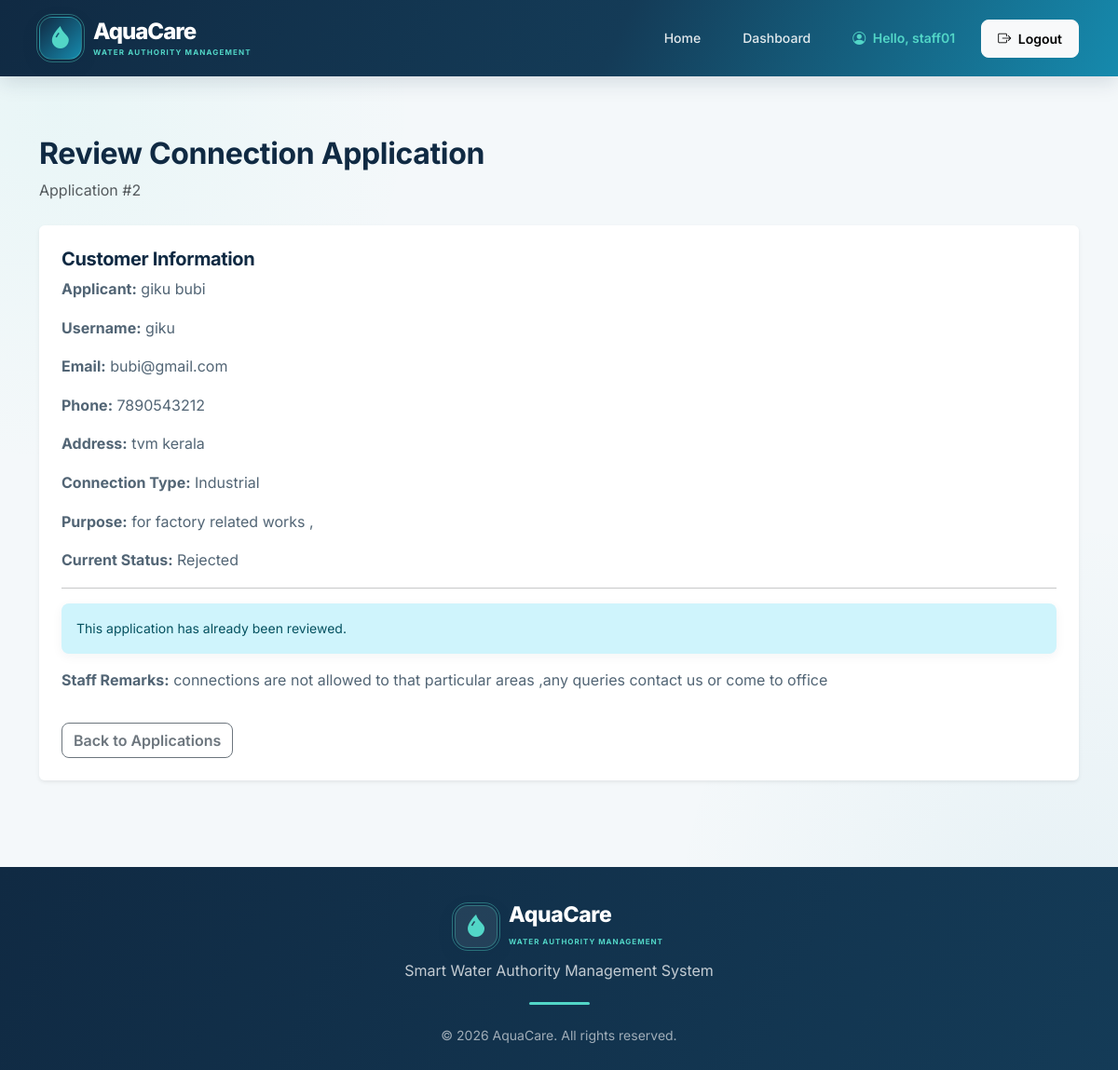
/staff/connections/2/review/ (signed in), run on the app's committed database.
### accounts/models.py (models this page shows, shortened)
class CustomUser(AbstractUser):
    class Role(models.TextChoices):
        CUSTOMER = 'CUSTOMER', 'Customer'
        STAFF = 'STAFF', 'Water Authority Staff'
        MANAGER = 'MANAGER', 'Department Manager'
    role = models.CharField(
        max_length=20,
        choices=Role.choices,
        default=Role.CUSTOMER
    )
    phone_number = models.CharField(
        max_length=15,
        blank=True,
        null=True
    )
    address = models.TextField(
        blank=True,
        null=True
    )

### customers/models.py (models this page shows, shortened)
class WaterConnection(models.Model):
    class ConnectionType(models.TextChoices):
        DOMESTIC = 'DOMESTIC', 'Domestic'
        COMMERCIAL = 'COMMERCIAL', 'Commercial'
        INDUSTRIAL = 'INDUSTRIAL', 'Industrial'
    class Status(models.TextChoices):
        PENDING = 'PENDING', 'Pending'
        APPROVED = 'APPROVED', 'Approved'
        REJECTED = 'REJECTED', 'Rejected'
    customer = models.ForeignKey(
        settings.AUTH_USER_MODEL,
        on_delete=models.CASCADE,
        related_name='water_connections'
    )
    connection_number = models.CharField(
        max_length=30,
        unique=True,
        blank=True,
        null=True
    )
    applicant_name = models.CharField(max_length=150)
    contact_number = models.CharField(max_length=15)
    property_address = models.TextField()
    connection_type = models.CharField(
        max_length=20,
        choices=ConnectionType.choices,
        default=ConnectionType.DOMESTIC
    )
    purpose = models.TextField(
        help_text='Explain why you need this water connection.'
    )
    status = models.CharField(
        max_length=20,
        choices=Status.choices,
        default=Status.PENDING
    )
    staff_remarks = models.TextField(blank=True)
    reviewed_by = models.ForeignKey(
        settings.AUTH_USER_MODEL,
        on_delete=models.SET_NULL,
        null=True,
        blank=True,
        related_name='reviewed_water_connections'
    )
    submitted_at = models.DateTimeField(auto_now_add=True)
    reviewed_at = models.DateTimeField(
        null=True,
        blank=True
    )
    class Meta:
        ordering = ['-submitted_at']

### customers/views.py (the view, shortened to what this page needs)
@role_required(
    CustomUser.Role.STAFF,
    CustomUser.Role.MANAGER
)
def review_connection(request, connection_id):
    connection = get_object_or_404(
        WaterConnection.objects.select_related('customer'),
        id=connection_id
    )
    return render(
        request,
        'customers/review_connection.html',
        {'connection': connection}
    )

### templates/customers/review_connection.html (shortened to what this page needs)
{% extends 'base.html' %}
{% block content %}
<div class="container py-5">
    <div class="mb-4">
        <h2>Review Connection Application</h2>
        <p class="text-muted">
            Application #{{ connection.id }}
        </p>
    </div>
    <div class="card border-0 shadow-sm">
        <div class="card-body p-4">
            <h5>Customer Information</h5>
            <p><strong>Applicant:</strong> {{ connection.applicant_name }}</p>
            <p><strong>Username:</strong> {{ connection.customer.username }}</p>
            <p><strong>Email:</strong> {{ connection.customer.email }}</p>
            <p><strong>Phone:</strong> {{ connection.contact_number }}</p>
            <p><strong>Address:</strong> {{ connection.property_address }}</p>
            <p>
                <strong>Connection Type:</strong>
                {{ connection.get_connection_type_display }}
            </p>
            <p><strong>Purpose:</strong> {{ connection.purpose }}</p>
            <p>
                <strong>Current Status:</strong>
                {{ connection.get_status_display }}
            </p>
            <hr>
            {% if connection.status == 'PENDING' %}
                <form method="POST">
                    {% csrf_token %}
                    <div class="mb-3">
                        <label for="staff_remarks" class="form-label">
                            Staff Remarks
                        </label>
                        <textarea
                            name="staff_remarks"
                            id="staff_remarks"
                            class="form-control"
                            rows="4"
                            placeholder="Enter remarks or reason for rejection"></textarea>
                    </div>
                    <button
                        type="submit"
                        name="action"
                        value="approve"
                        class="btn btn-success">
                        Approve Application
                    </button>
                    <button
                        type="submit"
                        name="action"
                        value="reject"
                        class="btn btn-danger">
                        Reject Application
                    </button>
                </form>
            {% else %}
                <div class="alert alert-info">
                    This application has already been reviewed.
                </div>
                {% if connection.staff_remarks %}
                    <p>
                        <strong>Staff Remarks:</strong>
                        {{ connection.staff_remarks }}
                    </p>
                {% endif %}
            {% endif %}
            <a href="{% url 'staff_connection_list' %}"
               class="btn btn-outline-secondary mt-3">
                Back to Applications
            </a>
        </div>
    </div>
</div>
{% endblock %}

### templates/base.html (shortened to what this page needs)
{% load static %}
<!DOCTYPE html>
<html lang="en">
<head>
    <link href="https://cdn.jsdelivr.net/npm/bootstrap@5.3.3/dist/css/bootstrap.min.css"
          rel="stylesheet">
    <link rel="stylesheet"
          href="https://cdn.jsdelivr.net/npm/bootstrap-icons@1.11.3/font/bootstrap-icons.min.css">
    <link rel="stylesheet" href="{% static 'css/style.css' %}">
</head>
<body>
    <nav class="navbar navbar-expand-lg navbar-dark aquacare-navbar">
        <div class="container">
            <a class="navbar-brand aqua-brand" href="{% url 'home' %}">
                <span class="aqua-logo-icon">
                    <i class="bi bi-droplet-fill"></i>
                </span>
                <span class="aqua-brand-text">
                    <strong>AquaCare</strong>
                    <small>WATER AUTHORITY MANAGEMENT</small>
                </span>
            </a>
            <div class="collapse navbar-collapse" id="mainNavbar">
                <ul class="navbar-nav ms-auto align-items-lg-center">
                    <li class="nav-item">
                        <a class="nav-link" href="{% url 'home' %}">
                            Home
                        </a>
                    </li>
                    {% if user.is_authenticated %}
                        {% if user.role == 'CUSTOMER' %}
                            <li class="nav-item">
                                <a class="nav-link"
                                   href="{% url 'customer_dashboard' %}">
                                    Dashboard
                                </a>
                            </li>
                        {% elif user.role == 'STAFF' %}
                            <li class="nav-item">
                                <a class="nav-link"
                                   href="{% url 'staff_dashboard' %}">
                                    Dashboard
                                </a>
                            </li>
                        {% endif %}
                        <li class="nav-item">
                            <span class="nav-link user-welcome">
                                <i class="bi bi-person-circle me-1"></i>
                                Hello, {{ user.first_name|default:user.username }}
                            </span>
                        </li>
                        <li class="nav-item ms-lg-2">
                            <form method="POST" action="{% url 'logout' %}">
                                <button type="submit"
                                        class="btn btn-light btn-sm logout-btn">
                                    <i class="bi bi-box-arrow-right me-1"></i>
                                    Logout
                                </button>
                            </form>
                        </li>
                    {% endif %}
                </ul>
            </div>
        </div>
    </nav>
    <main class="main-content">
        {% block content %}
        {% endblock %}
    </main>
    <footer class="aquacare-footer">
        <div class="container">
            <div class="footer-brand">
                <span class="aqua-logo-icon footer-logo-icon">
                    <i class="bi bi-droplet-fill"></i>
                </span>
                <div class="footer-brand-text">
                    <h5>AquaCare</h5>
                    <small>WATER AUTHORITY MANAGEMENT</small>
                </div>
            </div>
            <p class="footer-description">
                Smart Water Authority Management System
            </p>
            <div class="footer-divider"></div>
            <small class="footer-copyright">
                © 2026 AquaCare. All rights reserved.
            </small>
        </div>
    </footer>
</body>
</html>

### data on the page
CustomUser: first_name "staff01"
WaterConnection: id "2", applicant_name "giku bubi", customer.username "giku", customer.email "bubi@gmail.com", contact_number "7890543212", property_address "tvm kerala", connection_type "Industrial", purpose "for factory related works ,", status "Rejected", staff_remarks "connections are not allowed to that particular areas ,any queries contact us or come to office"
